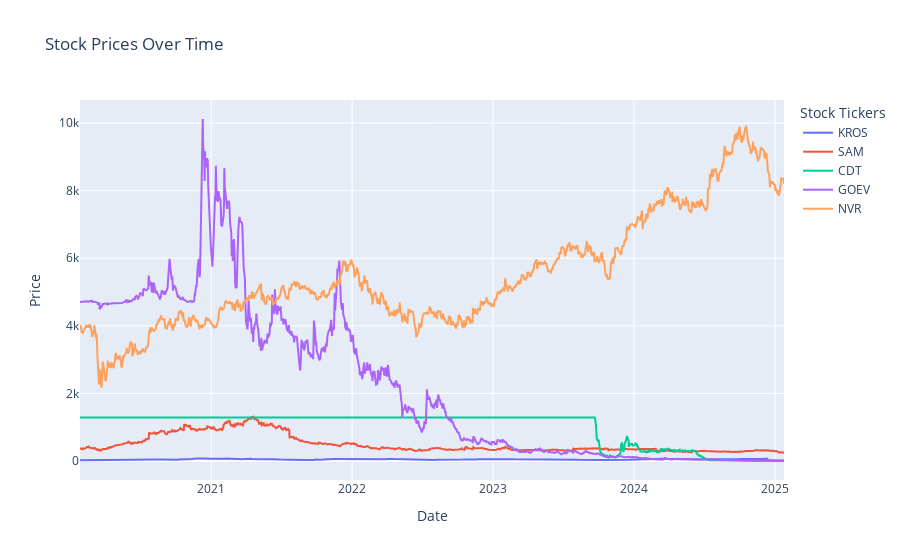

Write notebook code for a chart like this one.
### Code cell
# Assuming historical_df is a DataFrame with stock tickers as columns and dates as index
plot_stock_data(ranked_momentum_shift_df.sort_values(['second_order_accel'], ascending=False)['ticker'].tolist()[-5:], flattened_historical_data)

### Figure 1 — Plotly figure (JSON) as saved in the notebook; plotly's stock layout.template omitted (floating-point values rounded to 4 significant figures; data arrays with more than 128 entries replaced by an {"elided": "..."} marker saying what was removed)
{"data": [{"mode": "lines", "name": "KROS", "type": "scatter", "x": {"elided": "1257 str values"}, "y": {"elided": "1257 float values"}}, {"mode": "lines", "name": "SAM", "type": "scatter", "x": {"elided": "1257 str values"}, "y": {"elided": "1257 float values"}}, {"mode": "lines", "name": "CDT", "type": "scatter", "x": {"elided": "1257 str values"}, "y": {"elided": "1257 float values"}}, {"mode": "lines", "name": "GOEV", "type": "scatter", "x": {"elided": "1257 str values"}, "y": {"elided": "1257 float values"}}, {"mode": "lines", "name": "NVR", "type": "scatter", "x": {"elided": "1257 str values"}, "y": {"elided": "1257 float values"}}], "layout": {"legend": {"title": {"text": "Stock Tickers"}}, "title": {"text": "Stock Prices Over Time"}, "xaxis": {"title": {"text": "Date"}}, "yaxis": {"title": {"text": "Price"}}}}
